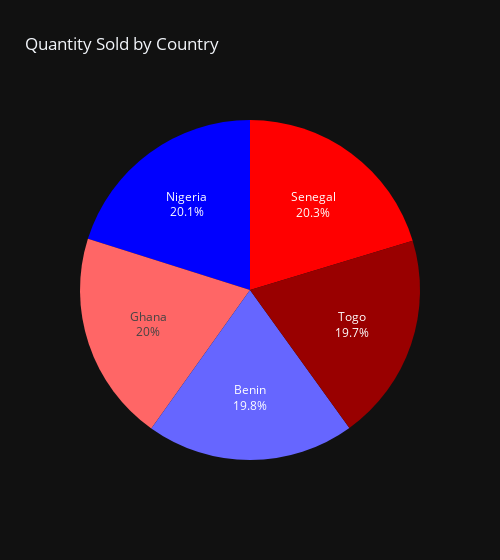

The cell this chart's notebook holds for it:
### Code cell
fig = px.pie(cntry_total_qty, names='country', values='total_qty', width=500,
       color_discrete_sequence=px.colors.sequential.Bluered_r,
       title='Quantity Sold by Country')
fig.update_traces(textinfo = 'percent+label', showlegend=False)

### Figure 1 — Plotly figure (JSON) as saved in the notebook; plotly's stock layout.template omitted (floating-point values rounded to 4 significant figures)
{"data": [{"domain": {"x": [0, 1], "y": [0, 1]}, "hovertemplate": "country=%{label}<br>total_qty=%{value}<extra></extra>", "labels": ["Senegal", "Nigeria", "Ghana", "Benin", "Togo"], "legendgroup": "", "name": "", "showlegend": false, "textinfo": "percent+label", "type": "pie", "values": [180928, 179307, 178255, 176324, 175908]}], "layout": {"legend": {"tracegroupgap": 0}, "piecolorway": ["rgb(255,0,0)", "rgb(0,0,255)"], "title": {"text": "Quantity Sold by Country"}, "width": 500}}
